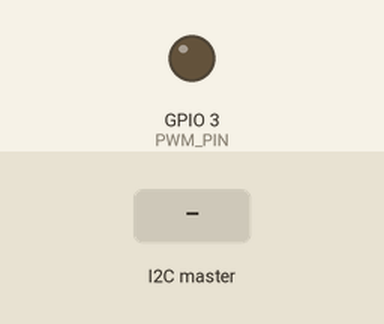
Bench run of a sketch on a simulated ESP32. On the bench: output pins drawn as LEDs (lit = HIGH). The test bench sets the inputs (shaded band). What the sketch prints to the serial monitor is not drawn.

Above: at 1.2 s.
1.3 s: the I2C master sends the byte 1
At 2.2 s:
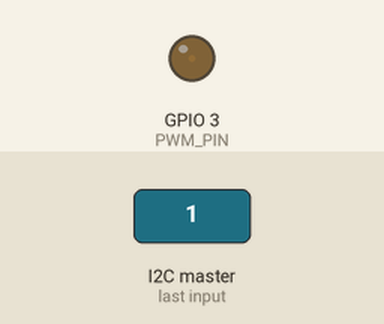
2.8 s: the I2C master sends the byte 90
At 3.4 s:
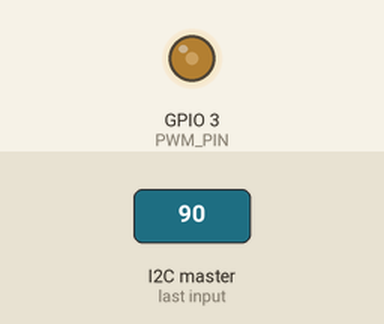
4.3 s: the I2C master sends the byte 200
At 4.6 s:
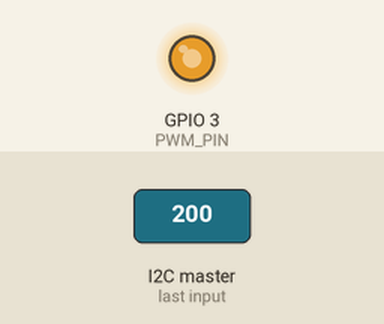
Timing chart, 0 to 7.3 s (numbered marks = the images above; inputs shaded):
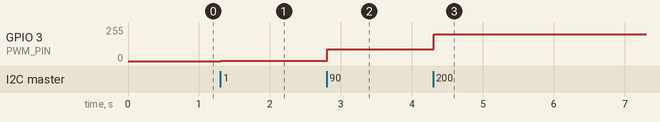

The sketch:

arduino_pwm_slave.ino
```cpp
// =============================================================
//  ARDUINO UNO — I2C SLAVE PWM CONTROLLER
//
//  Receives brightness value (0–255) from ESP32 via I2C
//  and outputs a 5V PWM signal on pin 9.
//
//  I2C Slave Address: 0x08
//
//  WIRING:
//  Arduino A4 (SDA) ← ESP32 GPIO21 (SDA)  [via level shifter]
//  Arduino A5 (SCL) ← ESP32 GPIO22 (SCL)  [via level shifter]
//  Common GND between both boards
//
//  PWM OUTPUT:
//  Arduino Pin 9 → 220Ω → LED(+) → LED(−) → GND
//  (or connect to MOSFET gate for high-power LED strip)
//
//  NOTE: Use a 3.3V ↔ 5V level shifter on SDA/SCL lines
//        since ESP32 is 3.3V and Arduino Uno is 5V.
// =============================================================

#include <Wire.h>

#define I2C_SLAVE_ADDR  0x08   // Must match ESP32's target address
#define PWM_PIN         3      // Timer1 PWM pin (490 Hz)

volatile uint8_t pwmValue = 0; // Updated by I2C interrupt

// ─────────────────────────────────────────────────────────────
//  I2C RECEIVE HANDLER (called by interrupt)
// ─────────────────────────────────────────────────────────────
void receiveEvent(int numBytes) {
  while (Wire.available()) {
    pwmValue = Wire.read();    // Read brightness byte (0–255)
  }
}

// ─────────────────────────────────────────────────────────────
//  SETUP
// ─────────────────────────────────────────────────────────────
void setup() {
  Serial.begin(115200);
  Serial.println("Arduino PWM Slave v1.0");
  Serial.println("I2C Address: 0x08");
  Serial.println("PWM Output: Pin 9");

  pinMode(PWM_PIN, OUTPUT);
  analogWrite(PWM_PIN, 0);     // Start with LED off

  Wire.begin(I2C_SLAVE_ADDR);  // Join I2C bus as slave
  Wire.onReceive(receiveEvent); // Register receive handler

  Serial.println("Ready — waiting for brightness commands...\n");
}

// ─────────────────────────────────────────────────────────────
//  LOOP — apply PWM value received via I2C
// ─────────────────────────────────────────────────────────────
void loop() {
  static uint8_t lastPWM = 0;

  // Only update and print when value changes
  if (pwmValue != lastPWM) {
    analogWrite(PWM_PIN, pwmValue);
    Serial.print("PWM → ");
    Serial.print(pwmValue);
    Serial.print("/255 (");
    Serial.print((pwmValue * 100) / 255);
    Serial.println("%)");
    lastPWM = pwmValue;
  }

  delay(50);  // Small delay to avoid busy-looping
}
```

Measured:
- after the input at 1.3 s, GPIO 3 (PWM_PIN): 0/255 → 1/255 at once
- after the input at 2.8 s, GPIO 3 (PWM_PIN): 1/255 → 90/255 at once
- after the input at 4.3 s, GPIO 3 (PWM_PIN): 90/255 → 200/255 at once
